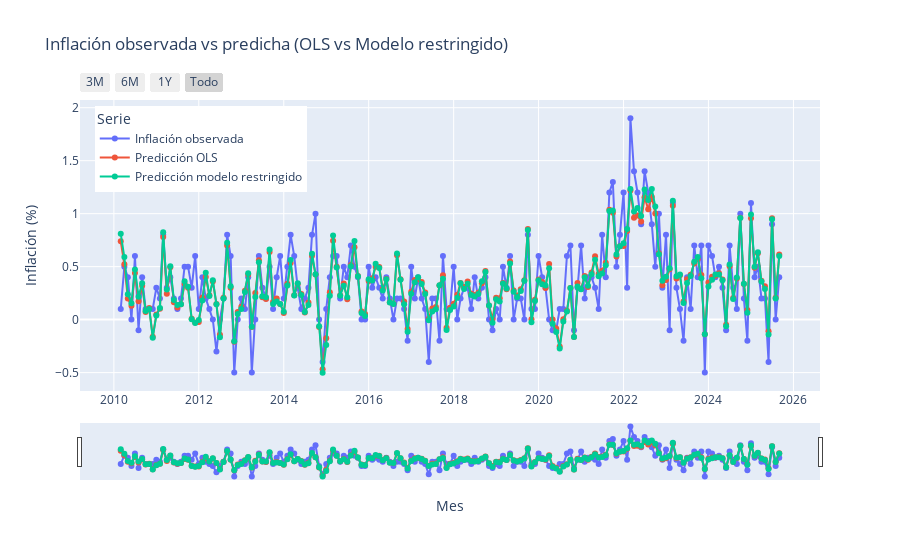

Here is the notebook cell this chart was saved with:
### Code cell
import plotly.express as px

# Crear DataFrame en formato "largo" para Plotly
df_plot = df_filtrado.melt(
    id_vars="Mes",
    value_vars=["Inflacion", "Inflacion_pred", "Inflacion_pred_restr"],
    var_name="Serie",
    value_name="Inflación (%)"
)

# Renombrar para que se vea más bonito en la leyenda
df_plot["Serie"] = df_plot["Serie"].map({
    "Inflacion": "Inflación observada",
    "Inflacion_pred": "Predicción OLS",
    "Inflacion_pred_restr": "Predicción modelo restringido"
})

# Crear gráfico interactivo
fig = px.line(
    df_plot,
    x="Mes",
    y="Inflación (%)",
    color="Serie",
    title="Inflación observada vs predicha (OLS vs Modelo restringido)",
    markers=True  # líneas + puntos en una sola opción
)

# Mejoras visuales
fig.update_layout(
    xaxis=dict(
        rangeselector=dict(
            buttons=list([
                dict(count=3, label="3M", step="month", stepmode="backward"),
                dict(count=6, label="6M", step="month", stepmode="backward"),
                dict(count=1, label="1Y", step="year", stepmode="backward"),
                dict(step="all", label="Todo")
            ])
        ),
        rangeslider=dict(visible=True),
        type="date"
    ),
    legend=dict(x=0.02, y=0.98)
)

fig.show()
fig.write_html("grafico_interactivo.html")

### Figure 1 — Plotly figure (JSON) as saved in the notebook; plotly's stock layout.template omitted (floating-point values rounded to 4 significant figures; data arrays with more than 128 entries replaced by an {"elided": "..."} marker saying what was removed)
{"data": [{"hovertemplate": "Serie=Inflación observada<br>Mes=%{x}<br>Inflación (%)=%{y}<extra></extra>", "legendgroup": "Inflación observada", "line": {"color": "#636efa", "dash": "solid"}, "marker": {"symbol": "circle"}, "mode": "markers+lines", "name": "Inflación observada", "orientation": "v", "showlegend": true, "type": "scatter", "x": {"elided": "187 str values"}, "xaxis": "x", "y": {"elided": "187 float values"}, "yaxis": "y"}, {"hovertemplate": "Serie=Predicción OLS<br>Mes=%{x}<br>Inflación (%)=%{y}<extra></extra>", "legendgroup": "Predicción OLS", "line": {"color": "#EF553B", "dash": "solid"}, "marker": {"symbol": "circle"}, "mode": "markers+lines", "name": "Predicción OLS", "orientation": "v", "showlegend": true, "type": "scatter", "x": {"elided": "187 str values"}, "xaxis": "x", "y": {"elided": "187 float values"}, "yaxis": "y"}, {"hovertemplate": "Serie=Predicción modelo restringido<br>Mes=%{x}<br>Inflación (%)=%{y}<extra></extra>", "legendgroup": "Predicción modelo restringido", "line": {"color": "#00cc96", "dash": "solid"}, "marker": {"symbol": "circle"}, "mode": "markers+lines", "name": "Predicción modelo restringido", "orientation": "v", "showlegend": true, "type": "scatter", "x": {"elided": "187 str values"}, "xaxis": "x", "y": {"elided": "187 float values"}, "yaxis": "y"}], "layout": {"legend": {"title": {"text": "Serie"}, "tracegroupgap": 0, "x": 0.02, "y": 0.98}, "title": {"text": "Inflación observada vs predicha (OLS vs Modelo restringido)"}, "xaxis": {"anchor": "y", "domain": [0, 1], "rangeselector": {"buttons": [{"count": 3, "label": "3M", "step": "month", "stepmode": "backward"}, {"count": 6, "label": "6M", "step": "month", "stepmode": "backward"}, {"count": 1, "label": "1Y", "step": "year", "stepmode": "backward"}, {"label": "Todo", "step": "all"}]}, "rangeslider": {"visible": true}, "title": {"text": "Mes"}, "type": "date"}, "yaxis": {"anchor": "x", "domain": [0, 1], "title": {"text": "Inflación (%)"}}}}
